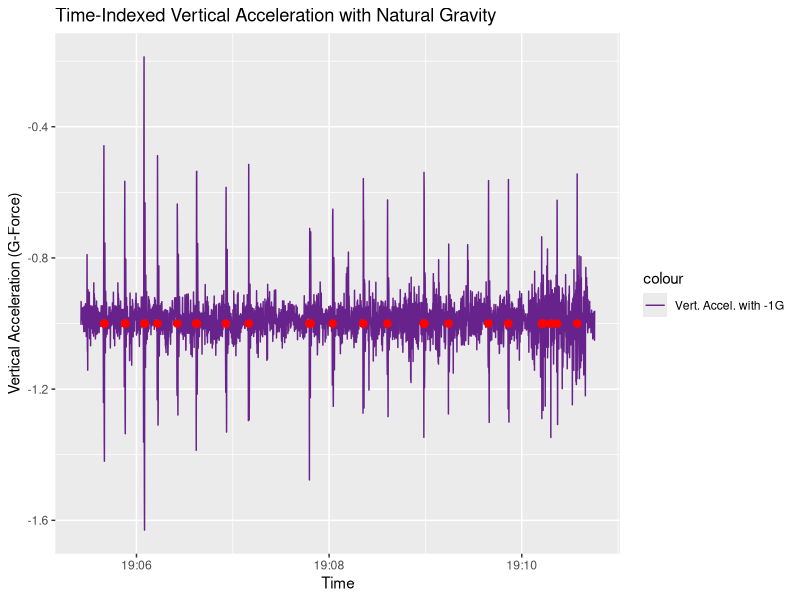
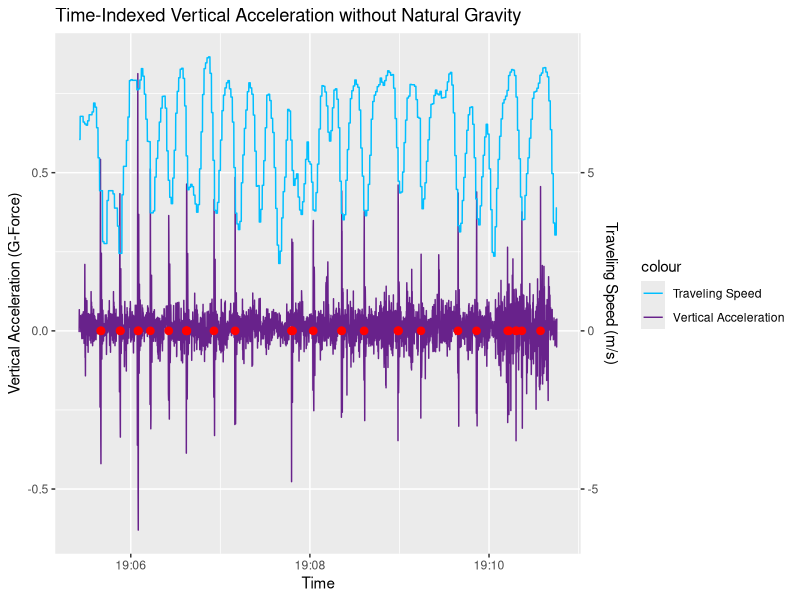
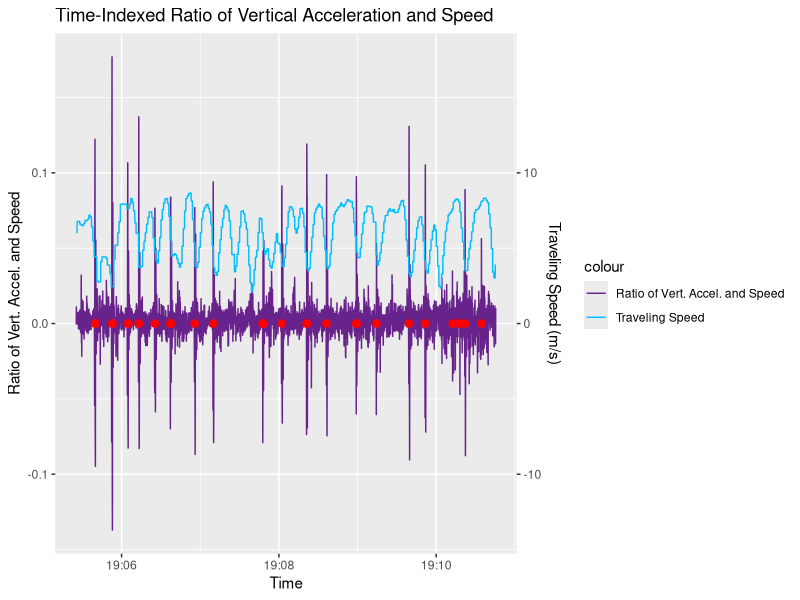
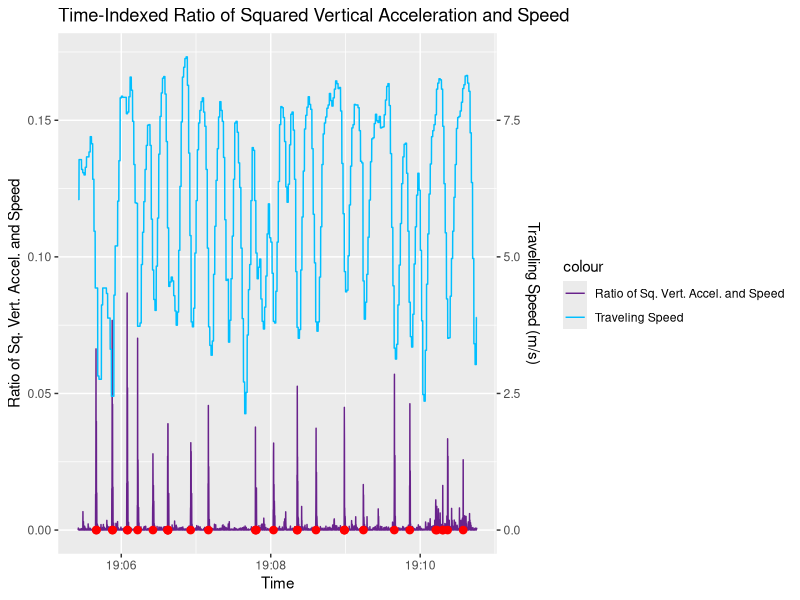
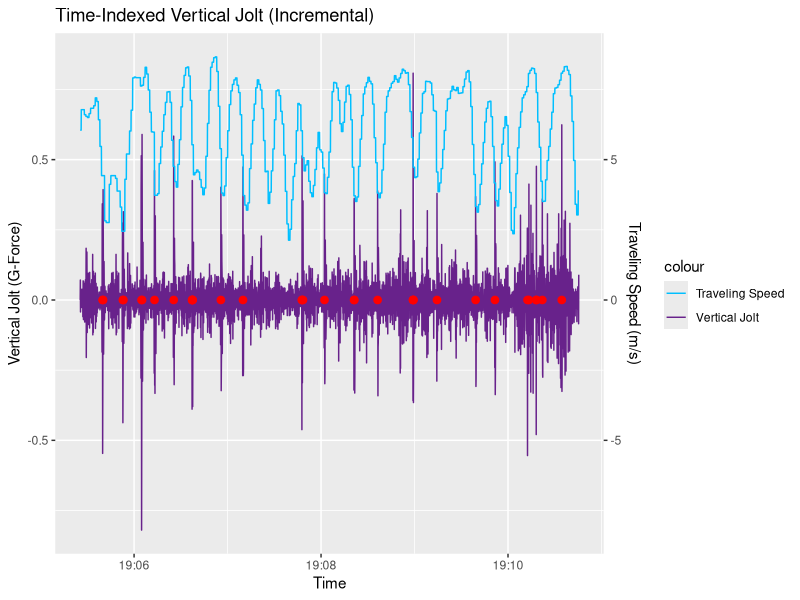
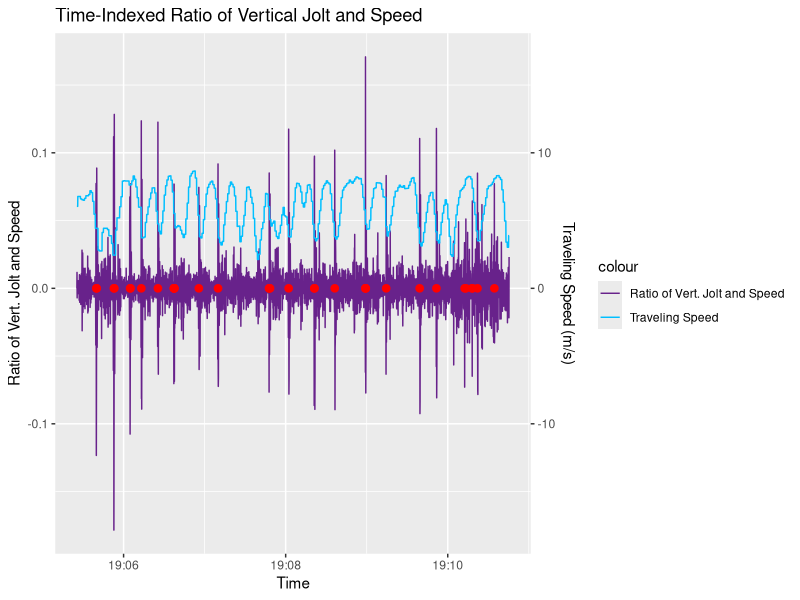
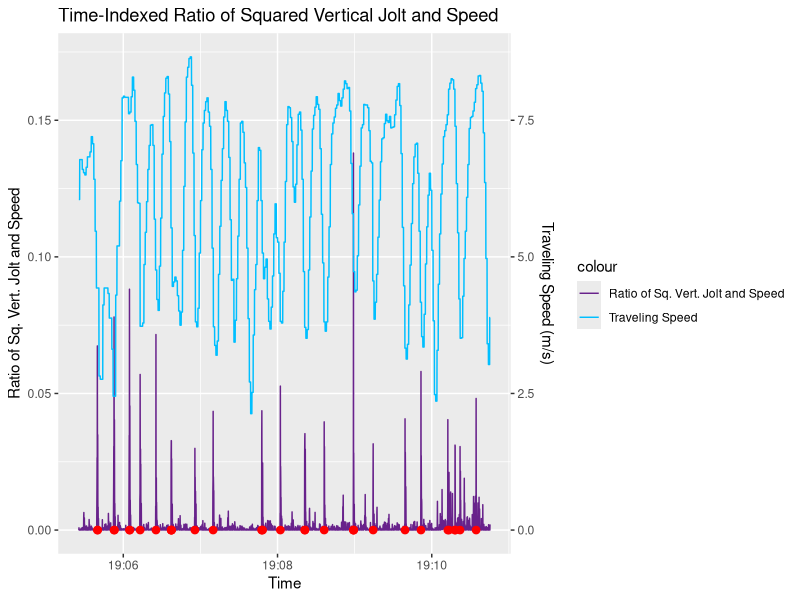
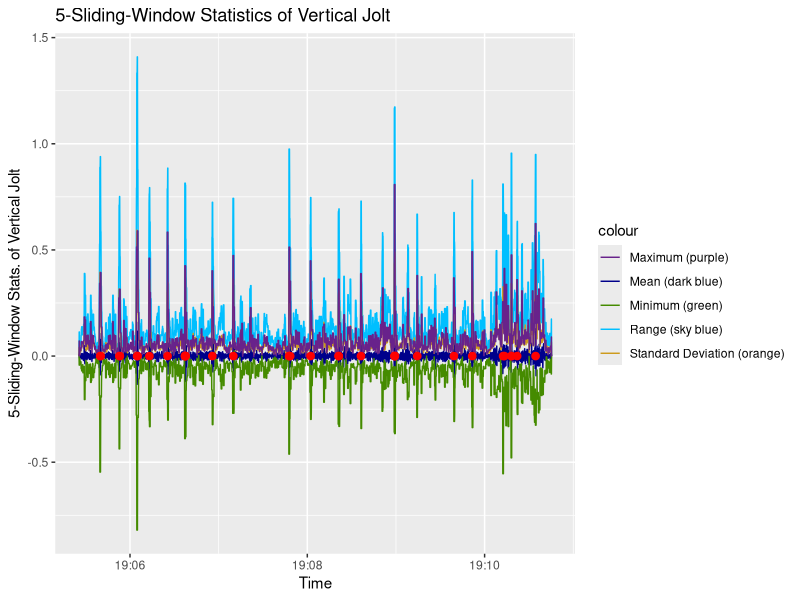

Reproduce these figures in R, in order.
## ---- chunk 1
knitr::opts_chunk$set(echo = TRUE)
## ---- chunk 2
# load data file
if (!exists("LAV.raw")) {
    LAV.raw <- read.csv("./los_angeles_video.csv")
}
print(nrow(LAV.raw))
## ---- chunk 3
LAV.valid = LAV.raw[, c("Date", "Latitude", "Longitude", "Speed")]
# validate DateTime format
LAV.valid$Date <- as.POSIXct(LAV.valid$Date, format="%Y-%m-%d %H:%M:%OS")
# specify orientation of accelration
LAV.valid$forw_accel = LAV.raw$X
LAV.valid$hori_accel = LAV.raw$Y
LAV.valid$vert_accel_G = LAV.raw$Z
# mark speed bumps
for (i in 1:nrow(LAV.valid)) {
    LAV.valid$speedbump[i] = "no"
}
for (i in c(28, 29, 444, 447, 777, 574, 577, 694, 697, 900, 1018, 1019, 1020, 1022, 1203, 1345, 1723, 1724, 1730, 1868, 2058, 2059, 2209, 2436, 2437, 2439, 2590, 2838, 2962, 3171, 3180, 3227, 3228, 3266, 3391, 3564, 3603, 3925, 4007)) {
    LAV.valid$speedbump[i] = "yes"
}
## ---- chunk 4
# clean corrupt data
for (i in 500:550) {
    LAV.valid$vert_accel_G[i] = LAV.valid$vert_accel_G[i-150]
}
for (i in 550:600) {
    LAV.valid$vert_accel_G[i] = (LAV.valid$vert_accel_G[i-130] + 1) * 0.8 - 1
}
for (i in 670:720) {
    LAV.valid$vert_accel_G[i] = (LAV.valid$vert_accel_G[i-250] + 1) * 1.5 - 1
}
LAV.valid <- LAV.valid[300:3500, ]
## ---- chunk 5
require(ggplot2)
LAV.vert_accel_G.plot <- ggplot(LAV.valid, aes(x = Date))
LAV.vert_accel_G.plot <- LAV.vert_accel_G.plot + geom_line(aes(y = vert_accel_G, colour = "Vert. Accel. with -1G"))
LAV.vert_accel_G.plot <- LAV.vert_accel_G.plot + scale_colour_manual(values = c("darkorchid4"))
LAV.vert_accel_G.plot <- LAV.vert_accel_G.plot + xlab("Time") 
LAV.vert_accel_G.plot <- LAV.vert_accel_G.plot + ylab("Vertical Acceleration (G-Force)") 
LAV.vert_accel_G.plot <- LAV.vert_accel_G.plot + ggtitle("Time-Indexed Vertical Acceleration with Natural Gravity")
#LAV.vert_accel_G.plot <- LAV.vert_accel_G.plot + theme(legend.position = c(0.8, 0.9))
for (i in 1:nrow(LAV.valid)) {
    if (LAV.valid$speedbump[i] == "yes") {
        LAV.vert_accel_G.plot <- LAV.vert_accel_G.plot + 
            annotate("pointrange", x = LAV.valid$Date[i], y = -1, ymin = -1, ymax = -1, colour = "red", size = 0.4)
    }
}
print(LAV.vert_accel_G.plot)
## ---- chunk 6
# remove natural gravity in vertical acceleration
LAV.valid$vert_accel = LAV.valid$vert_accel_G + 1
## ---- chunk 7
require(ggplot2)
LAV.vert_accel.plot <- ggplot(LAV.valid, aes(x = Date))
LAV.vert_accel.plot <- LAV.vert_accel.plot + geom_line(aes(y = vert_accel, colour = "Vertical Acceleration"))
LAV.vert_accel.plot <- LAV.vert_accel.plot + geom_line(aes(y = Speed / 10, colour = "Traveling Speed"))
LAV.vert_accel.plot <- LAV.vert_accel.plot + scale_y_continuous(sec.axis = sec_axis(~.*10, name = "Traveling Speed (m/s)"))
LAV.vert_accel.plot <- LAV.vert_accel.plot + scale_colour_manual(values = c("deepskyblue", "darkorchid4"))
LAV.vert_accel.plot <- LAV.vert_accel.plot + xlab("Time") 
LAV.vert_accel.plot <- LAV.vert_accel.plot + ylab("Vertical Acceleration (G-Force)") 
LAV.vert_accel.plot <- LAV.vert_accel.plot + ggtitle("Time-Indexed Vertical Acceleration without Natural Gravity")
#LAV.vert_accel.plot <- LAV.vert_accel.plot + theme(legend.position = c(0.8, 0.9))
for (i in 1:nrow(LAV.valid)) {
    if (LAV.valid$speedbump[i] == "yes") {
        LAV.vert_accel.plot <- LAV.vert_accel.plot + 
            annotate("pointrange", x = LAV.valid$Date[i], y = 0, ymin = 0, ymax = 0, colour = "red", size = 0.4)
    }
}
print(LAV.vert_accel.plot)
## ---- chunk 8
# calculate ratio between vertical acceleration and speed
for (i in 1:nrow(LAV.valid)) {
    if (LAV.valid$Speed[i] == 0) {
        LAV.valid$vert_accel_ratio_speed[i] = 0
    }
    else {
        LAV.valid$vert_accel_ratio_speed[i] = LAV.valid$vert_accel[i] / LAV.valid$Speed[i]
    }
}
## ---- chunk 9
require(ggplot2)
LAV.vert_accel_ratio_speed.plot <- ggplot(LAV.valid, aes(x = Date))
LAV.vert_accel_ratio_speed.plot <- LAV.vert_accel_ratio_speed.plot + geom_line(aes(y = vert_accel_ratio_speed, colour = "Ratio of Vert. Accel. and Speed"))
LAV.vert_accel_ratio_speed.plot <- LAV.vert_accel_ratio_speed.plot + geom_line(aes(y = Speed / 100, colour = "Traveling Speed"))
LAV.vert_accel_ratio_speed.plot <- LAV.vert_accel_ratio_speed.plot + scale_y_continuous(sec.axis = sec_axis(~.*100, name = "Traveling Speed (m/s)"))
LAV.vert_accel_ratio_speed.plot <- LAV.vert_accel_ratio_speed.plot + scale_colour_manual(values = c("darkorchid4", "deepskyblue"))
LAV.vert_accel_ratio_speed.plot <- LAV.vert_accel_ratio_speed.plot + xlab("Time") 
LAV.vert_accel_ratio_speed.plot <- LAV.vert_accel_ratio_speed.plot + ylab("Ratio of Vert. Accel. and Speed") 
LAV.vert_accel_ratio_speed.plot <- LAV.vert_accel_ratio_speed.plot + ggtitle("Time-Indexed Ratio of Vertical Acceleration and Speed")
#LAV.vert_accel_ratio_speed.plot <- LAV.vert_accel_ratio_speed.plot + theme(legend.position = c(0.8, 0.9))
for (i in 1:nrow(LAV.valid)) {
    if (LAV.valid$speedbump[i] == "yes") {
        LAV.vert_accel_ratio_speed.plot <- LAV.vert_accel_ratio_speed.plot + 
            annotate("pointrange", x = LAV.valid$Date[i], y = 0, ymin = 0, ymax = 0, colour = "red", size = 0.4)
    }
}
print(LAV.vert_accel_ratio_speed.plot)
## ---- chunk 10
# calculate ratio between vertical acceleration and speed
for (i in 1:nrow(LAV.valid)) {
    if (LAV.valid$Speed[i] == 0) {
        LAV.valid$sq_vert_accel_ratio_speed[i] = 0
    }
    else {
        LAV.valid$sq_vert_accel_ratio_speed[i] = (LAV.valid$vert_accel[i] * LAV.valid$vert_accel[i]) / LAV.valid$Speed[i]
    }
}
## ---- chunk 11
require(ggplot2)
LAV.sq_vert_accel_ratio_speed.plot <- ggplot(LAV.valid, aes(x = Date))
LAV.sq_vert_accel_ratio_speed.plot <- LAV.sq_vert_accel_ratio_speed.plot + geom_line(aes(y = sq_vert_accel_ratio_speed, colour = "Ratio of Sq. Vert. Accel. and Speed"))
LAV.sq_vert_accel_ratio_speed.plot <- LAV.sq_vert_accel_ratio_speed.plot + geom_line(aes(y = Speed / 50, colour = "Traveling Speed"))
LAV.sq_vert_accel_ratio_speed.plot <- LAV.sq_vert_accel_ratio_speed.plot + scale_y_continuous(sec.axis = sec_axis(~.*50, name = "Traveling Speed (m/s)"))
LAV.sq_vert_accel_ratio_speed.plot <- LAV.sq_vert_accel_ratio_speed.plot + scale_colour_manual(values = c("darkorchid4", "deepskyblue"))
LAV.sq_vert_accel_ratio_speed.plot <- LAV.sq_vert_accel_ratio_speed.plot + xlab("Time") 
LAV.sq_vert_accel_ratio_speed.plot <- LAV.sq_vert_accel_ratio_speed.plot + ylab("Ratio of Sq. Vert. Accel. and Speed") 
LAV.sq_vert_accel_ratio_speed.plot <- LAV.sq_vert_accel_ratio_speed.plot + ggtitle("Time-Indexed Ratio of Squared Vertical Acceleration and Speed")
#LAV.sq_vert_accel_ratio_speed.plot <- LAV.sq_vert_accel_ratio_speed.plot + theme(legend.position = c(0.8, 0.9))
for (i in 1:nrow(LAV.valid)) {
    if (LAV.valid$speedbump[i] == "yes") {
        LAV.sq_vert_accel_ratio_speed.plot <- LAV.sq_vert_accel_ratio_speed.plot + 
            annotate("pointrange", x = LAV.valid$Date[i], y = 0, ymin = 0, ymax = 0, colour = "red", size = 0.4)
    }
}
print(LAV.sq_vert_accel_ratio_speed.plot)
## ---- chunk 12
# calculate vertical jolt
for (i in 1:nrow(LAV.valid)) {
    if (i == 1) {
        LAV.valid$vert_jolt[i] = 0
    }
    else {
        LAV.valid$vert_jolt[i] = LAV.valid$vert_accel[i] - LAV.valid$vert_accel[i - 1]
    }
}
## ---- chunk 13
require(ggplot2)
LAV.vert_jolt.plot <- ggplot(LAV.valid, aes(x = Date))
LAV.vert_jolt.plot <- LAV.vert_jolt.plot + geom_line(aes(y = vert_jolt, colour = "Vertical Jolt"))
LAV.vert_jolt.plot <- LAV.vert_jolt.plot + geom_line(aes(y = Speed / 10, colour = "Traveling Speed"))
LAV.vert_jolt.plot <- LAV.vert_jolt.plot + scale_y_continuous(sec.axis = sec_axis(~.*10, name = "Traveling Speed (m/s)"))
LAV.vert_jolt.plot <- LAV.vert_jolt.plot + scale_colour_manual(values = c("deepskyblue", "darkorchid4"))
LAV.vert_jolt.plot <- LAV.vert_jolt.plot + xlab("Time") 
LAV.vert_jolt.plot <- LAV.vert_jolt.plot + ylab("Vertical Jolt (G-Force)") 
LAV.vert_jolt.plot <- LAV.vert_jolt.plot + ggtitle("Time-Indexed Vertical Jolt (Incremental)")
#LAV.vert_jolt.plot <- LAV.vert_jolt.plot + theme(legend.position = c(0.8, 0.9))
for (i in 1:nrow(LAV.valid)) {
    if (LAV.valid$speedbump[i] == "yes") {
        LAV.vert_jolt.plot <- LAV.vert_jolt.plot + 
            annotate("pointrange", x = LAV.valid$Date[i], y = 0, ymin = 0, ymax = 0, colour = "red", size = 0.4)
    }
}
print(LAV.vert_jolt.plot)
## ---- chunk 14
# calculate ratio between vertical jolt and speed
for (i in 1:nrow(LAV.valid)) {
    if (LAV.valid$Speed[i] == 0) {
        LAV.valid$vert_jolt_ratio_speed[i] = 0
    }
    else {
        LAV.valid$vert_jolt_ratio_speed[i] = LAV.valid$vert_jolt[i] / LAV.valid$Speed[i]
    }
}
## ---- chunk 15
require(ggplot2)
LAV.vert_jolt_ratio_speed.plot <- ggplot(LAV.valid, aes(x = Date))
LAV.vert_jolt_ratio_speed.plot <- LAV.vert_jolt_ratio_speed.plot + geom_line(aes(y = vert_jolt_ratio_speed, colour = "Ratio of Vert. Jolt and Speed"))
LAV.vert_jolt_ratio_speed.plot <- LAV.vert_jolt_ratio_speed.plot + geom_line(aes(y = Speed / 100, colour = "Traveling Speed"))
LAV.vert_jolt_ratio_speed.plot <- LAV.vert_jolt_ratio_speed.plot + scale_y_continuous(sec.axis = sec_axis(~.*100, name = "Traveling Speed (m/s)"))
LAV.vert_jolt_ratio_speed.plot <- LAV.vert_jolt_ratio_speed.plot + scale_colour_manual(values = c("darkorchid4", "deepskyblue"))
LAV.vert_jolt_ratio_speed.plot <- LAV.vert_jolt_ratio_speed.plot + xlab("Time") 
LAV.vert_jolt_ratio_speed.plot <- LAV.vert_jolt_ratio_speed.plot + ylab("Ratio of Vert. Jolt and Speed") 
LAV.vert_jolt_ratio_speed.plot <- LAV.vert_jolt_ratio_speed.plot + ggtitle("Time-Indexed Ratio of Vertical Jolt and Speed")
#LAV.vert_jolt_ratio_speed.plot <- LAV.vert_jolt_ratio_speed.plot + theme(legend.position = c(0.8, 0.9))
for (i in 1:nrow(LAV.valid)) {
    if (LAV.valid$speedbump[i] == "yes") {
        LAV.vert_jolt_ratio_speed.plot <- LAV.vert_jolt_ratio_speed.plot + 
            annotate("pointrange", x = LAV.valid$Date[i], y = 0, ymin = 0, ymax = 0, colour = "red", size = 0.4)
    }
}
print(LAV.vert_jolt_ratio_speed.plot)
## ---- chunk 16
# calculate ratio between vertical jolt and speed
for (i in 1:nrow(LAV.valid)) {
    if (LAV.valid$Speed[i] == 0) {
        LAV.valid$sq_vert_jolt_ratio_speed[i] = 0
    }
    else {
        LAV.valid$sq_vert_jolt_ratio_speed[i] = (LAV.valid$vert_jolt[i] * LAV.valid$vert_jolt[i]) / LAV.valid$Speed[i]
    }
}
## ---- chunk 17
require(ggplot2)
LAV.sq_vert_jolt_ratio_speed.plot <- ggplot(LAV.valid, aes(x = Date))
LAV.sq_vert_jolt_ratio_speed.plot <- LAV.sq_vert_jolt_ratio_speed.plot + geom_line(aes(y = sq_vert_jolt_ratio_speed, colour = "Ratio of Sq. Vert. Jolt and Speed"))
LAV.sq_vert_jolt_ratio_speed.plot <- LAV.sq_vert_jolt_ratio_speed.plot + geom_line(aes(y = Speed / 50, colour = "Traveling Speed"))
LAV.sq_vert_jolt_ratio_speed.plot <- LAV.sq_vert_jolt_ratio_speed.plot + scale_y_continuous(sec.axis = sec_axis(~.*50, name = "Traveling Speed (m/s)"))
LAV.sq_vert_jolt_ratio_speed.plot <- LAV.sq_vert_jolt_ratio_speed.plot + scale_colour_manual(values = c("darkorchid4", "deepskyblue"))
LAV.sq_vert_jolt_ratio_speed.plot <- LAV.sq_vert_jolt_ratio_speed.plot + xlab("Time") 
LAV.sq_vert_jolt_ratio_speed.plot <- LAV.sq_vert_jolt_ratio_speed.plot + ylab("Ratio of Sq. Vert. Jolt and Speed") 
LAV.sq_vert_jolt_ratio_speed.plot <- LAV.sq_vert_jolt_ratio_speed.plot + ggtitle("Time-Indexed Ratio of Squared Vertical Jolt and Speed")
#LAV.sq_vert_jolt_ratio_speed.plot <- LAV.sq_vert_jolt_ratio_speed.plot + theme(legend.position = c(0.8, 0.9))
for (i in 1:nrow(LAV.valid)) {
    if (LAV.valid$speedbump[i] == "yes") {
        LAV.sq_vert_jolt_ratio_speed.plot <- LAV.sq_vert_jolt_ratio_speed.plot + 
            annotate("pointrange", x = LAV.valid$Date[i], y = 0, ymin = 0, ymax = 0, colour = "red", size = 0.4)
    }
}
print(LAV.sq_vert_jolt_ratio_speed.plot)
## ---- chunk 18
# calculate 5-sliding-window mean of vertical jolt
for (i in 3:nrow(LAV.valid)-2) {
    LAV.valid$vert_jolt_mean[i] = mean(c(LAV.valid$vert_jolt[i-2], 
                                        LAV.valid$vert_jolt[i-1], 
                                        LAV.valid$vert_jolt[i], 
                                        LAV.valid$vert_jolt[i+1], 
                                        LAV.valid$vert_jolt[i+2]))
}
LAV.valid$vert_jolt_mean[1] = 0
LAV.valid$vert_jolt_mean[2] = 0
LAV.valid$vert_jolt_mean[nrow(LAV.valid) - 1] = 0
LAV.valid$vert_jolt_mean[nrow(LAV.valid)] = 0
# calculate 5-sliding-window standard deviation of vertical jolt
for (i in 3:nrow(LAV.valid)-2) {
    LAV.valid$vert_jolt_sd[i] = sd(c(LAV.valid$vert_jolt[i-2], 
                                        LAV.valid$vert_jolt[i-1], 
                                        LAV.valid$vert_jolt[i], 
                                        LAV.valid$vert_jolt[i+1], 
                                        LAV.valid$vert_jolt[i+2]))
}
LAV.valid$vert_jolt_sd[1] = 0
LAV.valid$vert_jolt_sd[2] = 0
LAV.valid$vert_jolt_sd[nrow(LAV.valid) - 1] = 0
LAV.valid$vert_jolt_sd[nrow(LAV.valid)] = 0
# calculate 5-sliding-window minimum of vertical jolt
for (i in 3:nrow(LAV.valid)-2) {
    LAV.valid$vert_jolt_min[i] = min(c(LAV.valid$vert_jolt[i-2], 
                                        LAV.valid$vert_jolt[i-1], 
                                        LAV.valid$vert_jolt[i], 
                                        LAV.valid$vert_jolt[i+1], 
                                        LAV.valid$vert_jolt[i+2]))
}
LAV.valid$vert_jolt_min[1] = 0
LAV.valid$vert_jolt_min[2] = 0
LAV.valid$vert_jolt_min[nrow(LAV.valid) - 1] = 0
LAV.valid$vert_jolt_min[nrow(LAV.valid)] = 0
# calculate 5-sliding-window maxium of vertical jolt
for (i in 3:nrow(LAV.valid)-2) {
    LAV.valid$vert_jolt_max[i] = max(c(LAV.valid$vert_jolt[i-2], 
                                        LAV.valid$vert_jolt[i-1], 
                                        LAV.valid$vert_jolt[i], 
                                        LAV.valid$vert_jolt[i+1], 
                                        LAV.valid$vert_jolt[i+2]))
}
LAV.valid$vert_jolt_max[1] = 0
LAV.valid$vert_jolt_max[2] = 0
LAV.valid$vert_jolt_max[nrow(LAV.valid) - 1] = 0
LAV.valid$vert_jolt_max[nrow(LAV.valid)] = 0
# calculate 5-sliding-window range of vertical jolt
LAV.valid$vert_jolt_range = LAV.valid$vert_jolt_max - LAV.valid$vert_jolt_min
## ---- chunk 19
require(ggplot2)
LAV.vert_jolt_5.plot <- ggplot(LAV.valid, aes(x = Date))
LAV.vert_jolt_5.plot <- LAV.vert_jolt_5.plot + geom_line(aes(y = vert_jolt_range, colour = "Range (sky blue)"))
LAV.vert_jolt_5.plot <- LAV.vert_jolt_5.plot + geom_line(aes(y = vert_jolt_mean, colour = "Mean (dark blue)"))
LAV.vert_jolt_5.plot <- LAV.vert_jolt_5.plot + geom_line(aes(y = vert_jolt_sd, colour = "Standard Deviation (orange)"))
LAV.vert_jolt_5.plot <- LAV.vert_jolt_5.plot + geom_line(aes(y = vert_jolt_min, colour = "Minimum (green)"))
LAV.vert_jolt_5.plot <- LAV.vert_jolt_5.plot + geom_line(aes(y = vert_jolt_max, colour = "Maximum (purple)"))
LAV.vert_jolt_5.plot <- LAV.vert_jolt_5.plot + scale_colour_manual(values = c("darkorchid4", "blue4", "chartreuse4", "deepskyblue", "goldenrod3"))
LAV.vert_jolt_5.plot <- LAV.vert_jolt_5.plot + xlab("Time") 
LAV.vert_jolt_5.plot <- LAV.vert_jolt_5.plot + ylab("5-Sliding-Window Stats. of Vertical Jolt") 
LAV.vert_jolt_5.plot <- LAV.vert_jolt_5.plot + ggtitle("5-Sliding-Window Statistics of Vertical Jolt")
#LAV.vert_jolt_5.plot <- LAV.vert_jolt_5.plot + theme(legend.position = c(0.3, 0.8))
for (i in 1:nrow(LAV.valid)) {
    if (LAV.valid$speedbump[i] == "yes") {
        LAV.vert_jolt_5.plot <- LAV.vert_jolt_5.plot + 
            annotate("pointrange", x = LAV.valid$Date[i], y = 0, ymin = 0, ymax = 0, colour = "red", size = 0.4)
    }
}
print(LAV.vert_jolt_5.plot)
## ---- chunk 20
require(ggplot2)
LAV.comparative.plot <- ggplot(LAV.valid, aes(x = Date))
LAV.comparative.plot <- LAV.comparative.plot + geom_line(aes(y = Speed / 50, colour = "Traveling Speed"))
#LAV.comparative.plot <- LAV.comparative.plot + geom_line(aes(y = vert_accel, colour = "Vertical Acceleration"))
#LAV.comparative.plot <- LAV.comparative.plot + geom_line(aes(y = vert_jolt, colour = "Vertical Jolt"))
LAV.comparative.plot <- LAV.comparative.plot + geom_line(aes(y = sq_vert_accel_ratio_speed, colour = "Ratio of Sq. Vert. Accel. & Speed"))
LAV.comparative.plot <- LAV.comparative.plot + geom_line(aes(y = -sq_vert_jolt_ratio_speed, colour = "Ratio of Sq. Vert. Jolt & Speed (-)"))
LAV.comparative.plot <- LAV.comparative.plot + scale_y_continuous(sec.axis = sec_axis(~.*50, name = "Traveling Speed (m/s)"))
LAV.comparative.plot <- LAV.comparative.plot + scale_colour_manual(values = c("darkorchid4", "goldenrod3", "deepskyblue"))
LAV.comparative.plot <- LAV.comparative.plot + xlab("Time") 
LAV.comparative.plot <- LAV.comparative.plot + ylab("Ratios") 
LAV.comparative.plot <- LAV.comparative.plot + ggtitle("Comparison of Two Most Promising Factors")
#LAV.comparative.plot <- LAV.comparative.plot + theme(legend.position = c(0.35, 0.2))
for (i in 1:nrow(LAV.valid)) {
    if (LAV.valid$speedbump[i] == "yes") {
        LAV.comparative.plot <- LAV.comparative.plot + 
            annotate("pointrange", x = LAV.valid$Date[i], y = 0, ymin = 0, ymax = 0, colour = "red", size = 0.4)
    }
}
print(LAV.comparative.plot)
## ---- chunk 21
jpeg("./Epoch1_LAV.vert_accel_G.plot.jpeg", width = 1200, height = 400, units = "px")
print(LAV.vert_accel_G.plot)
dev.off()

jpeg("./Epoch2_LAV.vert_accel.plot.jpeg", width = 1200, height = 400, units = "px")
print(LAV.vert_accel.plot)
dev.off()

jpeg("./Epoch3_LAV.vert_accel_ratio_speed.plot.jpeg", width = 1200, height = 400, units = "px")
print(LAV.vert_accel_ratio_speed.plot)
dev.off()

jpeg("./Epoch4_LAV.sq_vert_accel_ratio_speed.plot.jpeg", width = 1200, height = 400, units = "px")
print(LAV.sq_vert_accel_ratio_speed.plot)
dev.off()

jpeg("./Epoch5_LAV.vert_jolt.plot.jpeg", width = 1200, height = 400, units = "px")
print(LAV.vert_jolt.plot)
dev.off()

jpeg("./Epoch6_LAV.vert_jolt_ratio_speed.plot.jpeg", width = 1200, height = 400, units = "px")
print(LAV.vert_jolt_ratio_speed.plot)
dev.off()

jpeg("./Epoch7_LAV.sq_vert_jolt_ratio_speed.plot.jpeg", width = 1200, height = 400, units = "px")
print(LAV.sq_vert_jolt_ratio_speed.plot)
dev.off()

jpeg("./Epoch8_LAV.vert_jolt_5.plot.jpeg", width = 1200, height = 400, units = "px")
print(LAV.vert_jolt_5.plot)
dev.off()

jpeg("./Epoch9_LAV.comparative.plot.jpeg", width = 1200, height = 400, units = "px")
print(LAV.comparative.plot)
dev.off()

write.csv(LAV.valid, "./los_angeles_video_labeled.csv")
